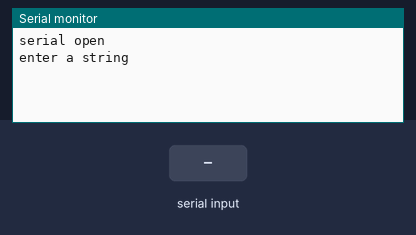
A sketch run on a simulated Arduino Uno, built with avr-gcc and run on an emulated ATmega328P. On the bench: the last lines printed to the serial monitor. The inputs (shaded band) are chosen by the test bench.

Above: at 1.2 s.
1.3 s: "1\n" received over Serial
At 2.5 s:
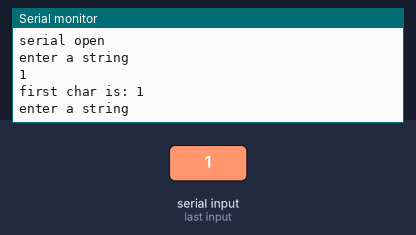
2.8 s: "0\n" received over Serial
At 3.7 s:
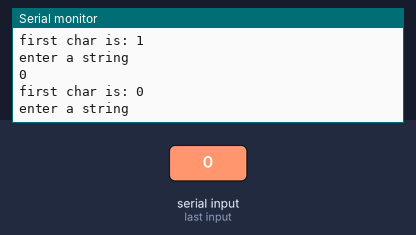
4.3 s: "2\n" received over Serial
At 4.8 s:
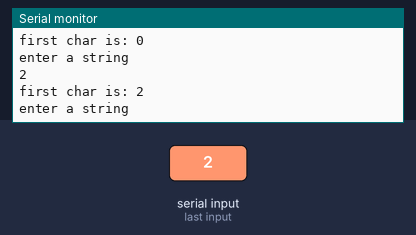

Measured:
- after the input at 1.3 s, the serial monitor: prints a new line at once (image 1)
- after the input at 2.8 s, the serial monitor: prints a new line at once (image 2)
- after the input at 4.3 s, the serial monitor: prints a new line at once (image 3)

The sketch:

IOT_Example_1_5_serial.ino
```cpp
#include "Arduino.h"

/* Simple serial comm example for ESP8266
 * Will just read input from serial & read out 1st
 * Char
 */
char Tchar;
String testStr;

uint8_t LedState;

// Read String input handling: thanks Rick
// "String" is now returned as a ptr to char assay
char* readCharAInput(void)
{
	char Ch = 'a';
	char buffer[50];
	int i = 0;
	while ((Ch != '\n') && (i < 50))
	{
		while ((Serial.available() > 0))
		{
			Ch = Serial.read();
			if ((Ch != '\n') && (Ch != '\r')) //need to trap both <CR> & <LF> !
			{
				buffer[i] = Ch;
				i++;
			}
			Serial.print(Ch);
		}
	}
	char* somearray = new char[i + 1];
	for (int j = 0; j < i; j++)
		somearray[j] = buffer[j];
	somearray[i] = '\0'; // null termination
	return somearray;
}

// Std Ardunio "setup"
void setup()
{
	Serial.begin(115200);
	Serial.println("");
	Serial.println("serial open");
}

// Main loop
void loop()
{
	Serial.println("enter a string");
	testStr = readCharAInput();
	Tchar = testStr.charAt(0);
	Serial.print("first char is: ");
	Serial.println(Tchar);
}
```
